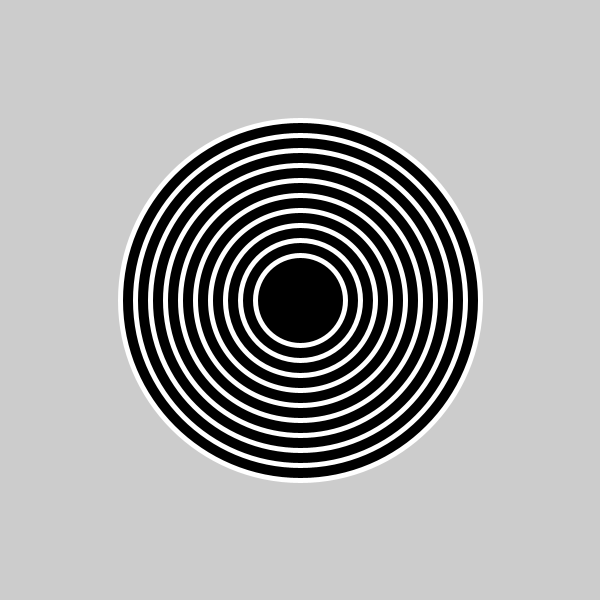
Frame 1 (no input)
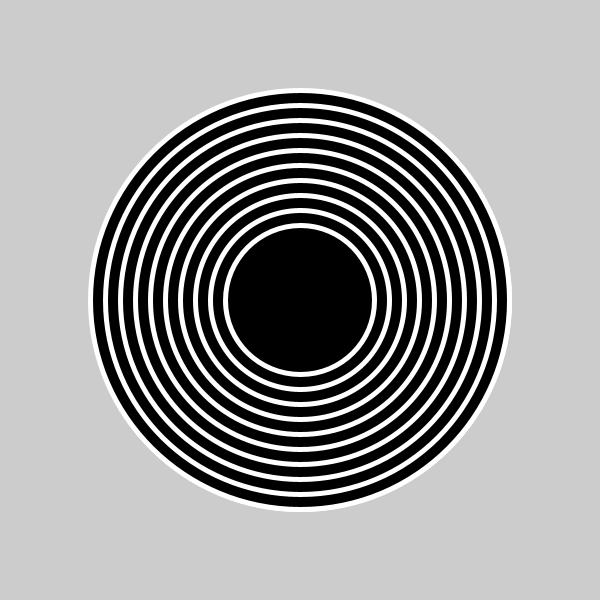
Frame 60 (the mouse pressed at the canvas centre just before this capture)
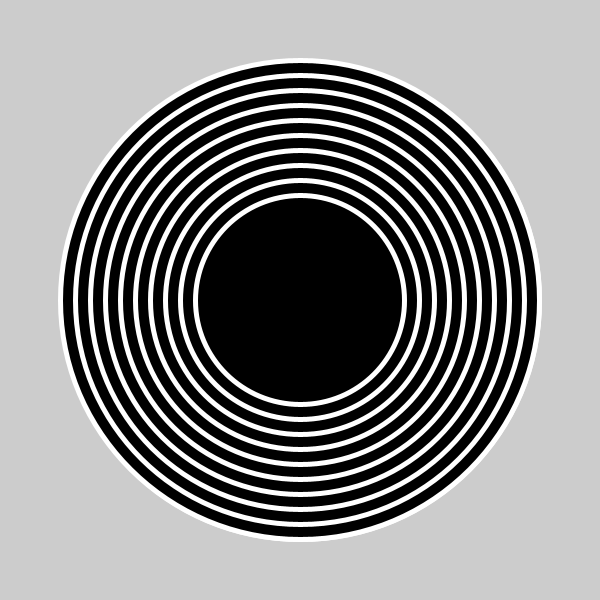
Frame 120 (the mouse held since frame 60 and released just before this capture)

The Processing sketch that drew these frames (run headless with seeded random() and noise(); from frame 60 on, the mouse is pressed at the canvas centre):

// Processing sketch: liveCircles
// ── liveCircles.pde
import java.util.Collections;
import java.util.List;
import java.util.ArrayList;


int NE = 10;

int MAX_R = 500, MIN_R = 100;

ArrayList<LCircle> rs = new ArrayList<LCircle>();

class LCircle{
  int r;
  int n=0;
  
  LCircle(int r){
    this.r = r;
  }
  
  void draw(){
    ellipseMode(CENTER);
    pushMatrix();
    translate(width/2, height/2);
    ellipse(0,0,r,r);
    popMatrix();
  }
  
  void grow(){
    r ++;
  }
  
  void up(){
    grow();
    if (r > MAX_R){
      r = MIN_R;
    }
  }
}


void setup(){
  size(600,600);
  
  for(int i = 0;i<NE; i++){
    rs.add(new LCircle((NE+2) * 30 - i * 30));
    rs.get(i).n = i;
  }
  
  strokeWeight(5);
  stroke(255);
  fill(0);
}

void draw(){
  
  //Collections.sort(rs, (o1, o2) -> (o1.r > o2.r)?1:0 );
  rs.sort(new CustomComparator());
  
  for (int i = 0; i< rs.size(); i++){
    LCircle c = rs.get(i); 
    c.draw();
    print(c.n + "(" + c.r + ") ");
  }
  println();
  
  for(LCircle c : rs){
    c.up();
  }
}
// ── srt.pde


// AML fix: logic translation for lang2lang and from struct2struct can be made with ML, DS & natural language processing
// AML principles: logic-structure translations

import java.util.Comparator; 

public class CustomComparator implements Comparator<LCircle> {
    @Override
    public int compare(LCircle lc1, LCircle lc2) {
        return (lc1.r > lc2.r)?1:0;
    }
}
